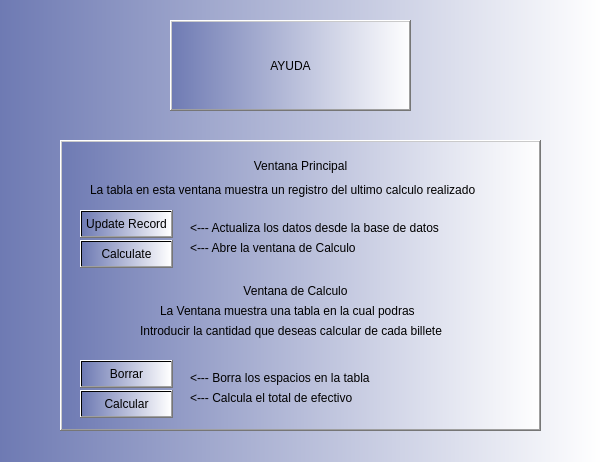
<?xml version="1.0" encoding="UTF-8"?>
<ui version="4.0">
 <class>Form</class>
 <widget class="QWidget" name="Form">
  <property name="geometry">
   <rect>
    <x>0</x>
    <y>0</y>
    <width>601</width>
    <height>462</height>
   </rect>
  </property>
  <property name="windowTitle">
   <string>Form</string>
  </property>
  <property name="styleSheet">
   <string notr="true">background-color: qlineargradient(spread:reflect, x1:0, y1:0, x2:1, y2:0, stop:0 rgba(110, 122, 179, 255), stop:1 rgba(255, 255, 255, 255));</string>
  </property>
  <widget class="QFrame" name="frame">
   <property name="geometry">
    <rect>
     <x>170</x>
     <y>20</y>
     <width>241</width>
     <height>91</height>
    </rect>
   </property>
   <property name="frameShape">
    <enum>QFrame::WinPanel</enum>
   </property>
   <property name="frameShadow">
    <enum>QFrame::Raised</enum>
   </property>
   <widget class="QLabel" name="label">
    <property name="geometry">
     <rect>
      <x>40</x>
      <y>20</y>
      <width>161</width>
      <height>51</height>
     </rect>
    </property>
    <property name="styleSheet">
     <string notr="true">font: 81 25pt &quot;Rockwell Extra Bold&quot;;
background-color: qlineargradient(spread:reflect, x1:0.035, y1:0, x2:1, y2:0, stop:0.20398 rgba(172, 173, 179, 0), stop:0.975124 rgba(44, 83, 255, 0));</string>
    </property>
    <property name="text">
     <string>AYUDA</string>
    </property>
    <property name="alignment">
     <set>Qt::AlignCenter</set>
    </property>
   </widget>
  </widget>
  <widget class="QFrame" name="frame_2">
   <property name="geometry">
    <rect>
     <x>60</x>
     <y>140</y>
     <width>481</width>
     <height>291</height>
    </rect>
   </property>
   <property name="frameShape">
    <enum>QFrame::WinPanel</enum>
   </property>
   <property name="frameShadow">
    <enum>QFrame::Raised</enum>
   </property>
   <widget class="QPushButton" name="pushButton">
    <property name="geometry">
     <rect>
      <x>20</x>
      <y>70</y>
      <width>93</width>
      <height>28</height>
     </rect>
    </property>
    <property name="text">
     <string>Update Record</string>
    </property>
   </widget>
   <widget class="QPushButton" name="pushButton_2">
    <property name="geometry">
     <rect>
      <x>20</x>
      <y>100</y>
      <width>93</width>
      <height>28</height>
     </rect>
    </property>
    <property name="text">
     <string>Calculate</string>
    </property>
   </widget>
   <widget class="QLabel" name="label_2">
    <property name="geometry">
     <rect>
      <x>130</x>
      <y>10</y>
      <width>221</width>
      <height>31</height>
     </rect>
    </property>
    <property name="styleSheet">
     <string notr="true">font: 63 10pt &quot;Open Sans Semibold&quot;;
background-color: qlineargradient(spread:reflect, x1:0.035, y1:0, x2:1, y2:0, stop:0.20398 rgba(172, 173, 179, 0), stop:0.975124 rgba(44, 83, 255, 0));</string>
    </property>
    <property name="text">
     <string>Ventana Principal</string>
    </property>
    <property name="alignment">
     <set>Qt::AlignCenter</set>
    </property>
   </widget>
   <widget class="QLabel" name="label_3">
    <property name="geometry">
     <rect>
      <x>150</x>
      <y>130</y>
      <width>171</width>
      <height>41</height>
     </rect>
    </property>
    <property name="styleSheet">
     <string notr="true">font: 63 10pt &quot;Open Sans Semibold&quot;;
background-color: qlineargradient(spread:reflect, x1:0.035, y1:0, x2:1, y2:0, stop:0.20398 rgba(172, 173, 179, 0), stop:0.975124 rgba(44, 83, 255, 0));</string>
    </property>
    <property name="text">
     <string>Ventana de Calculo</string>
    </property>
    <property name="alignment">
     <set>Qt::AlignCenter</set>
    </property>
   </widget>
   <widget class="QPushButton" name="pushButton_3">
    <property name="geometry">
     <rect>
      <x>20</x>
      <y>220</y>
      <width>93</width>
      <height>28</height>
     </rect>
    </property>
    <property name="text">
     <string>Borrar</string>
    </property>
   </widget>
   <widget class="QPushButton" name="pushButton_4">
    <property name="geometry">
     <rect>
      <x>20</x>
      <y>250</y>
      <width>93</width>
      <height>28</height>
     </rect>
    </property>
    <property name="text">
     <string>Calcular</string>
    </property>
   </widget>
   <widget class="QLabel" name="label_4">
    <property name="geometry">
     <rect>
      <x>100</x>
      <y>160</y>
      <width>281</width>
      <height>21</height>
     </rect>
    </property>
    <property name="styleSheet">
     <string notr="true">background-color: qlineargradient(spread:reflect, x1:0.035, y1:0, x2:1, y2:0, stop:0.20398 rgba(172, 173, 179, 0), stop:0.975124 rgba(44, 83, 255, 0));</string>
    </property>
    <property name="text">
     <string>La Ventana muestra una tabla en la cual podras</string>
    </property>
   </widget>
   <widget class="QLabel" name="label_5">
    <property name="geometry">
     <rect>
      <x>80</x>
      <y>180</y>
      <width>331</width>
      <height>21</height>
     </rect>
    </property>
    <property name="styleSheet">
     <string notr="true">background-color: qlineargradient(spread:reflect, x1:0.035, y1:0, x2:1, y2:0, stop:0.20398 rgba(172, 173, 179, 0), stop:0.975124 rgba(44, 83, 255, 0));</string>
    </property>
    <property name="text">
     <string>Introducir la cantidad que deseas calcular de cada billete</string>
    </property>
   </widget>
   <widget class="QLabel" name="label_6">
    <property name="geometry">
     <rect>
      <x>30</x>
      <y>40</y>
      <width>421</width>
      <height>20</height>
     </rect>
    </property>
    <property name="styleSheet">
     <string notr="true">background-color: qlineargradient(spread:reflect, x1:0.035, y1:0, x2:1, y2:0, stop:0.20398 rgba(172, 173, 179, 0), stop:0.975124 rgba(44, 83, 255, 0));</string>
    </property>
    <property name="text">
     <string>La tabla en esta ventana muestra un registro del ultimo calculo realizado</string>
    </property>
   </widget>
   <widget class="QLabel" name="label_7">
    <property name="geometry">
     <rect>
      <x>130</x>
      <y>80</y>
      <width>271</width>
      <height>16</height>
     </rect>
    </property>
    <property name="styleSheet">
     <string notr="true">background-color: qlineargradient(spread:reflect, x1:0.035, y1:0, x2:1, y2:0, stop:0.20398 rgba(172, 173, 179, 0), stop:0.975124 rgba(44, 83, 255, 0));</string>
    </property>
    <property name="text">
     <string>&lt;--- Actualiza los datos desde la base de datos</string>
    </property>
   </widget>
   <widget class="QLabel" name="label_8">
    <property name="geometry">
     <rect>
      <x>130</x>
      <y>100</y>
      <width>271</width>
      <height>16</height>
     </rect>
    </property>
    <property name="styleSheet">
     <string notr="true">background-color: qlineargradient(spread:reflect, x1:0.035, y1:0, x2:1, y2:0, stop:0.20398 rgba(172, 173, 179, 0), stop:0.975124 rgba(44, 83, 255, 0));</string>
    </property>
    <property name="text">
     <string>&lt;--- Abre la ventana de Calculo</string>
    </property>
   </widget>
   <widget class="QLabel" name="label_9">
    <property name="geometry">
     <rect>
      <x>130</x>
      <y>230</y>
      <width>271</width>
      <height>16</height>
     </rect>
    </property>
    <property name="styleSheet">
     <string notr="true">background-color: qlineargradient(spread:reflect, x1:0.035, y1:0, x2:1, y2:0, stop:0.20398 rgba(172, 173, 179, 0), stop:0.975124 rgba(44, 83, 255, 0));</string>
    </property>
    <property name="text">
     <string>&lt;--- Borra los espacios en la tabla</string>
    </property>
   </widget>
   <widget class="QLabel" name="label_10">
    <property name="geometry">
     <rect>
      <x>130</x>
      <y>250</y>
      <width>201</width>
      <height>16</height>
     </rect>
    </property>
    <property name="styleSheet">
     <string notr="true">background-color: qlineargradient(spread:reflect, x1:0.035, y1:0, x2:1, y2:0, stop:0.20398 rgba(172, 173, 179, 0), stop:0.975124 rgba(44, 83, 255, 0));</string>
    </property>
    <property name="text">
     <string>&lt;--- Calcula el total de efectivo </string>
    </property>
   </widget>
  </widget>
 </widget>
 <resources/>
 <connections/>
</ui>
